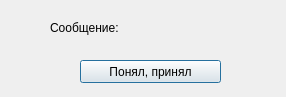
<?xml version="1.0" encoding="UTF-8"?>
<ui version="4.0">
 <class>Dialog</class>
 <widget class="QDialog" name="Dialog">
  <property name="windowModality">
   <enum>Qt::ApplicationModal</enum>
  </property>
  <property name="geometry">
   <rect>
    <x>0</x>
    <y>0</y>
    <width>286</width>
    <height>97</height>
   </rect>
  </property>
  <property name="windowTitle">
   <string>Сообщение</string>
  </property>
  <widget class="QPushButton" name="pushButton">
   <property name="geometry">
    <rect>
     <x>80</x>
     <y>60</y>
     <width>141</width>
     <height>23</height>
    </rect>
   </property>
   <property name="text">
    <string>Понял, принял</string>
   </property>
  </widget>
  <widget class="QLabel" name="label">
   <property name="geometry">
    <rect>
     <x>50</x>
     <y>20</y>
     <width>71</width>
     <height>16</height>
    </rect>
   </property>
   <property name="styleSheet">
    <string notr="true">lable2 {
font-size: 3
font-weight: bold
} </string>
   </property>
   <property name="text">
    <string>Сообщение:</string>
   </property>
   <property name="textFormat">
    <enum>Qt::RichText</enum>
   </property>
  </widget>
  <widget class="QLabel" name="label_2">
   <property name="geometry">
    <rect>
     <x>120</x>
     <y>20</y>
     <width>151</width>
     <height>31</height>
    </rect>
   </property>
   <property name="text">
    <string/>
   </property>
   <property name="alignment">
    <set>Qt::AlignLeading|Qt::AlignLeft|Qt::AlignTop</set>
   </property>
  </widget>
 </widget>
 <resources/>
 <connections/>
</ui>
